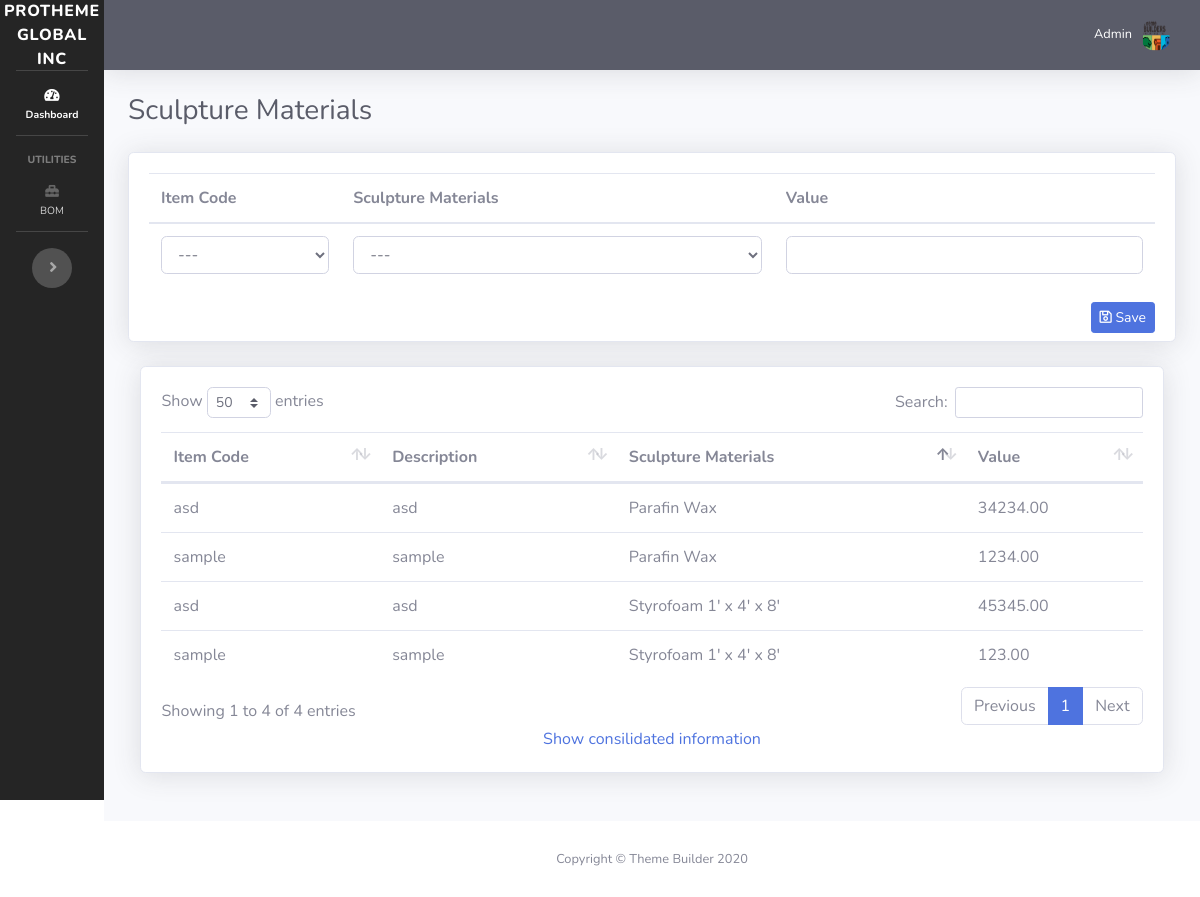
The app's page /sculpture-materials.php with its own data.
### tables this page shows
CREATE TABLE `item_sculpture_material` (
  `id` int(11) NOT NULL,
  `item_id` int(11) NOT NULL,
  `sculpture_id` int(11) NOT NULL,
  `item_value` decimal(12,2) NOT NULL
);

CREATE TABLE `item` (
  `id` int(11) NOT NULL,
  `item_code` varchar(128) NOT NULL,
  `item_description` varchar(128) NOT NULL,
  `material` varchar(128) NOT NULL,
  `finish` varchar(128) NOT NULL
);

CREATE TABLE `sculpture_materials` (
  `id` int(11) NOT NULL,
  `description` varchar(128) NOT NULL
);

### sculpture-materials.php (the view, shortened to what this page needs)
<?php
require_once 'dbh.php';
include("sidebar.php");
$getItemSculptureMaterials = $mysqli->query('SELECT i.item_code, i.item_description, ism.item_value, sm.description
FROM item_sculpture_material ism
JOIN item i
ON i.id = ism.item_id
JOIN sculpture_materials sm
ON sm.id = ism.sculpture_id') or die ($mysqli->error);
?>
<div id="content-wrapper" class="d-flex flex-column">
    <div id="content">
        <?php
        include("topbar.php");
        ?>
        <div class="container-fluid">
            <div class="d-sm-flex align-items-center justify-content-between mb-4">
                <h1 class="h3 mb-0 text-gray-800">Sculpture Materials</h1>
            </div>
            <div class="row">
                <div class="col-lg-12 mb-4">
                    <div class="card shadow mb-4">
                        <form action="process_item.php" method="POST" class="mb-1">
                            <div class="card-body">
                                <table class="table">
                                    <thead>
                                    <tr>
                                        <th>Item Code</th>
                                        <th>Sculpture Materials</th>
                                        <th>Value</th>
                                    </tr>
                                    </thead>
                                    <tbody>
                                    <tr>
                                        <td>
                                            <select class="form-control" name="item_code" required>
                                                <option value="">---</option>
                                            </select>
                                        </td>
                                        <td>
                                            <select class="form-control" name="sculpture_material" required>
                                                <option value="">---</option>
                                            </select>
                                        </td>
                                        <td>
                                            <input type="number" name="item_value" class="form-control" step="0.00001"  required>
                                        </td>
                                    </tr>
                                    </tbody>
                                </table>
                                <button type="submit" class="btn btn-primary btn-sm mb-1 float-right" name="save_sculpture_materials"><i class="far fa-save"></i> Save</button>
                        </form>
                    </div>
                </div>
                <div class="col-lg-12 mb-4">
                    <div class="card shadow mb-12" style="padding: 2%;">
                        <table class="table" id="itemSculptureMaterials">
                            <thead>
                            <tr>
                                <th>Item Code</th>
                                <th>Description</th>
                                <th>Sculpture Materials</th>
                                <th>Value</th>
                            </tr>
                            </thead>
                            <tbody>
                            <?php while($newItemSculptureMaterials=$getItemSculptureMaterials->fetch_assoc()){ ?>
                                <tr>
                                    <td><?php echo $newItemSculptureMaterials['item_code']; ?></td>
                                    <td><?php echo $newItemSculptureMaterials['item_description']; ?></td>
                                    <td><?php echo $newItemSculptureMaterials['description']; ?></td>
                                    <td><?php echo $newItemSculptureMaterials['item_value']; ?></td>
                                </tr>
                            <?php }?>
                            </tbody>
                        </table>
                        <a href="sculpture_materials_consolidated.php" target="_blank" style="text-align: center;">Show consilidated information</a>
                    </div>
                </div>
            </div>
        </div>
    </div>
</div>
<?php include("footer.php"); ?>

### sidebar.php (style rules this page uses)
::placeholder { opacity: 0.7 !important; }
body, input, textarea { scroll-behavior: smooth !important; }

### records on screen
item_sculpture_material: item.item_code "asd", item.item_description "asd", sculpture.description "Styrofoam 1' x 4' x 8'", item_value "45345.00"
item_sculpture_material: item.item_code "asd", item.item_description "asd", sculpture.description "Parafin Wax", item_value "34234.00"
item_sculpture_material: item.item_code "sample", item.item_description "sample", sculpture.description "Styrofoam 1' x 4' x 8'", item_value "123.00"
item_sculpture_material: item.item_code "sample", item.item_description "sample", sculpture.description "Parafin Wax", item_value "1234.00"
